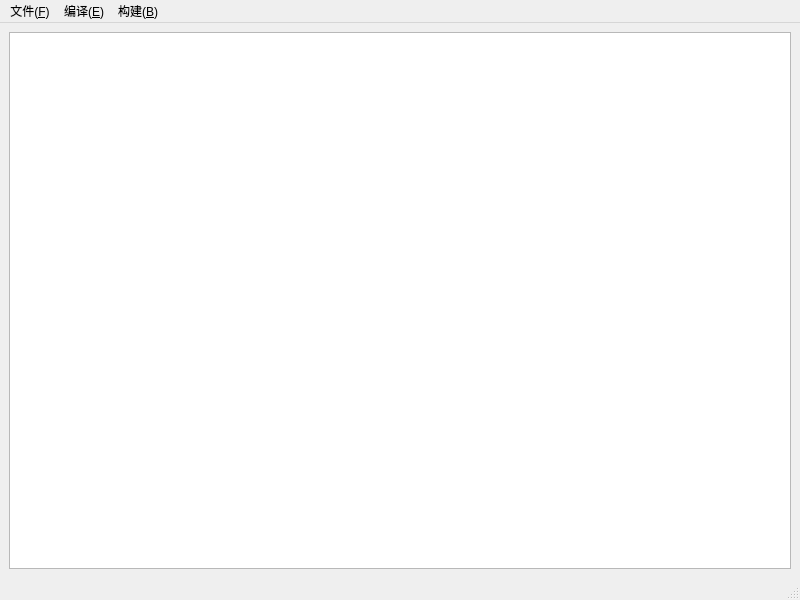
<?xml version="1.0" encoding="UTF-8"?>
<ui version="4.0">
 <class>MainWindow</class>
 <widget class="QMainWindow" name="MainWindow">
  <property name="geometry">
   <rect>
    <x>0</x>
    <y>0</y>
    <width>800</width>
    <height>600</height>
   </rect>
  </property>
  <property name="windowTitle">
   <string>MainWindow</string>
  </property>
  <widget class="QWidget" name="centralwidget">
   <layout class="QVBoxLayout" name="verticalLayout">
    <item>
     <widget class="QTextEdit" name="textEdit">
      <property name="font">
       <font>
        <pointsize>9</pointsize>
       </font>
      </property>
     </widget>
    </item>
   </layout>
  </widget>
  <widget class="QMenuBar" name="menubar">
   <property name="geometry">
    <rect>
     <x>0</x>
     <y>0</y>
     <width>800</width>
     <height>17</height>
    </rect>
   </property>
   <property name="font">
    <font>
     <pointsize>9</pointsize>
    </font>
   </property>
   <widget class="QMenu" name="menu_F">
    <property name="font">
     <font>
      <pointsize>9</pointsize>
     </font>
    </property>
    <property name="title">
     <string>文件(&amp;F)</string>
    </property>
    <addaction name="newAction"/>
    <addaction name="openAction"/>
    <addaction name="saveAction"/>
    <addaction name="saveAsAction"/>
   </widget>
   <widget class="QMenu" name="menu_N">
    <property name="font">
     <font>
      <pointsize>9</pointsize>
     </font>
    </property>
    <property name="title">
     <string>编译(&amp;E)</string>
    </property>
   </widget>
   <widget class="QMenu" name="menu_B">
    <property name="title">
     <string>构建(&amp;B)</string>
    </property>
   </widget>
   <addaction name="menu_F"/>
   <addaction name="menu_N"/>
   <addaction name="menu_B"/>
  </widget>
  <widget class="QStatusBar" name="statusbar"/>
  <action name="newAction">
   <property name="text">
    <string>新建(&amp;N)</string>
   </property>
  </action>
  <action name="openAction">
   <property name="text">
    <string>打开(&amp;N)</string>
   </property>
  </action>
  <action name="saveAction">
   <property name="text">
    <string>保存(&amp;S)</string>
   </property>
  </action>
  <action name="saveAsAction">
   <property name="text">
    <string>另存为(&amp;A)</string>
   </property>
  </action>
 </widget>
 <resources/>
 <connections/>
</ui>
